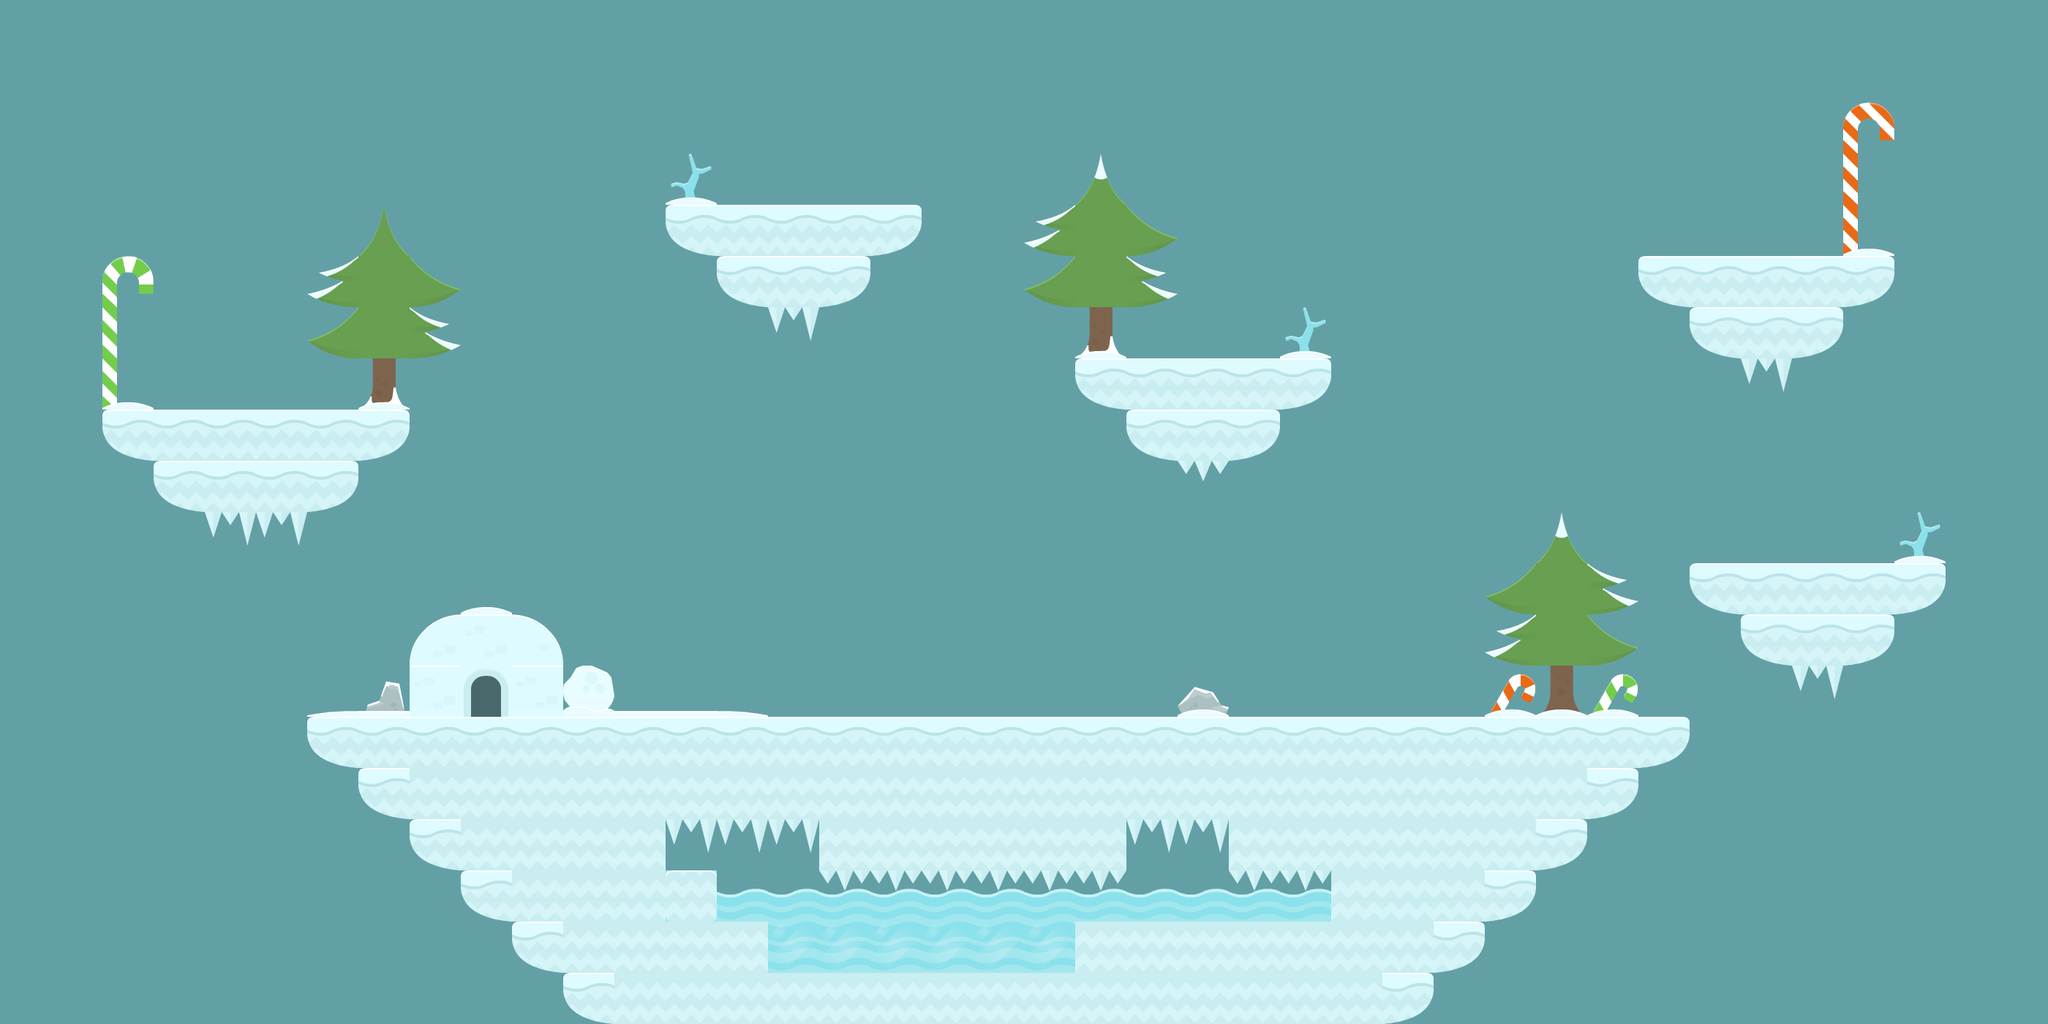

Rendered tile map (Tiled .tmx) drawn with the repository's tilesets; below, a short description and the full map source, tile grids included:
An orthogonal 40x20 tile map with 70x70 px tiles, 4 tile layers (Eau, Obstacles, neige, Terrain).

<map version="1.5" tiledversion="1.7.2" orientation="orthogonal" renderorder="right-down" width="40" height="20" tilewidth="70" tileheight="70" infinite="0" backgroundcolor="#63a0a6" nextlayerid="10" nextobjectid="1">
 <tileset firstgid="1" name="IceSprites" tilewidth="70" tileheight="70" tilecount="100" columns="10">
  <image source="spritesheet.png" width="700" height="700" />
 </tileset>
 <layer id="7" name="Eau" width="40" height="20">
  <data encoding="csv">
0,0,0,0,0,0,0,0,0,0,0,0,0,0,0,0,0,0,0,0,0,0,0,0,0,0,0,0,0,0,0,0,0,0,0,0,0,0,0,0,
0,0,0,0,0,0,0,0,0,0,0,0,0,0,0,0,0,0,0,0,0,0,0,0,0,0,0,0,0,0,0,0,0,0,0,0,0,0,0,0,
0,0,0,0,0,0,0,0,0,0,0,0,0,0,0,0,0,0,0,0,0,0,0,0,0,0,0,0,0,0,0,0,0,0,0,0,0,0,0,0,
0,0,0,0,0,0,0,0,0,0,0,0,0,0,0,0,0,0,0,0,0,0,0,0,0,0,0,0,0,0,0,0,0,0,0,0,0,0,0,0,
0,0,0,0,0,0,0,0,0,0,0,0,0,0,0,0,0,0,0,0,0,0,0,0,0,0,0,0,0,0,0,0,0,0,0,0,0,0,0,0,
0,0,0,0,0,0,0,0,0,0,0,0,0,0,0,0,0,0,0,0,0,0,0,0,0,0,0,0,0,0,0,0,0,0,0,0,0,0,0,0,
0,0,0,0,0,0,0,0,0,0,0,0,0,0,0,0,0,0,0,0,0,0,0,0,0,0,0,0,0,0,0,0,0,0,0,0,0,0,0,0,
0,0,0,0,0,0,0,0,0,0,0,0,0,0,0,0,0,0,0,0,0,0,0,0,0,0,0,0,0,0,0,0,0,0,0,0,0,0,0,0,
0,0,0,0,0,0,0,0,0,0,0,0,0,0,0,0,0,0,0,0,0,0,0,0,0,0,0,0,0,0,0,0,0,0,0,0,0,0,0,0,
0,0,0,0,0,0,0,0,0,0,0,0,0,0,0,0,0,0,0,0,0,0,0,0,0,0,0,0,0,0,0,0,0,0,0,0,0,0,0,0,
0,0,0,0,0,0,0,0,0,0,0,0,0,0,0,0,0,0,0,0,0,0,0,0,0,0,0,0,0,0,0,0,0,0,0,0,0,0,0,0,
0,0,0,0,0,0,0,0,0,0,0,0,0,0,0,0,0,0,0,0,0,0,0,0,0,0,0,0,0,0,0,0,0,0,0,0,0,0,0,0,
0,0,0,0,0,0,0,0,0,0,0,0,0,0,0,0,0,0,0,0,0,0,0,0,0,0,0,0,0,0,0,0,0,0,0,0,0,0,0,0,
0,0,0,0,0,0,0,0,0,0,0,0,0,0,0,0,0,0,0,0,0,0,0,0,0,0,0,0,0,0,0,0,0,0,0,0,0,0,0,0,
0,0,0,0,0,0,0,0,0,0,0,0,0,0,0,0,0,0,0,0,0,0,0,0,0,0,0,0,0,0,0,0,0,0,0,0,0,0,0,0,
0,0,0,0,0,0,0,0,0,0,0,0,0,0,0,0,0,0,0,0,0,0,0,0,0,0,0,0,0,0,0,0,0,0,0,0,0,0,0,0,
0,0,0,0,0,0,0,0,0,0,0,0,0,0,0,0,0,0,0,0,0,0,0,0,0,0,0,0,0,0,0,0,0,0,0,0,0,0,0,0,
0,0,0,0,0,0,0,0,0,0,0,0,0,29,98,98,98,98,98,98,98,98,98,98,98,98,0,0,0,0,0,0,0,0,0,0,0,0,0,0,
0,0,0,0,0,0,0,0,0,0,0,0,0,0,0,29,29,29,29,29,29,0,0,0,0,0,0,0,0,0,0,0,0,0,0,0,0,0,0,0,
0,0,0,0,0,0,0,0,0,0,0,0,0,0,0,0,0,0,0,0,0,0,0,0,0,0,0,0,0,0,0,0,0,0,0,0,0,0,0,0
</data>
 </layer>
 <layer id="1" name="Obstacles" width="40" height="20">
  <data encoding="csv">
0,0,0,0,0,0,0,0,0,0,0,0,0,0,0,0,0,0,0,0,0,0,0,0,0,0,0,0,0,0,0,0,0,0,0,0,0,0,0,0,
0,0,0,0,0,0,0,0,0,0,0,0,0,0,0,0,0,0,0,0,0,0,0,0,0,0,0,0,0,0,0,0,0,0,0,0,0,0,0,0,
0,0,0,0,0,0,0,0,0,0,0,0,0,0,0,0,0,0,0,0,0,0,0,0,0,0,0,0,0,0,0,0,0,0,0,0,20,0,0,0,
0,0,0,0,0,0,0,0,0,0,0,0,0,10,0,0,0,0,0,0,0,64,0,0,0,0,0,0,0,0,0,0,0,0,0,0,50,0,0,0,
0,0,0,0,0,0,0,74,0,0,0,0,0,0,0,0,0,0,0,0,35,65,25,0,0,0,0,0,0,0,0,0,0,0,0,0,50,0,0,0,
0,0,1,0,0,0,35,65,25,0,0,0,0,0,92,41,72,0,0,0,55,65,84,0,0,0,0,0,0,0,0,0,0,0,0,0,0,0,0,0,
0,0,21,0,0,0,55,65,84,0,0,0,0,0,0,95,0,0,0,0,0,14,0,0,0,10,0,0,0,0,0,0,0,92,41,72,0,0,0,0,
0,0,21,0,0,0,0,14,0,0,0,0,0,0,0,0,0,0,0,0,0,0,0,0,0,0,0,0,0,0,0,0,0,0,95,0,0,0,0,0,
0,0,0,0,0,0,0,0,0,0,0,0,0,0,0,0,0,0,0,0,0,0,92,41,72,0,0,0,0,0,0,0,0,0,0,0,0,0,0,0,
0,0,0,92,41,41,72,0,0,0,0,0,0,0,0,0,0,0,0,0,0,0,0,85,0,0,0,0,0,0,0,0,0,0,0,0,0,0,0,0,
0,0,0,0,95,95,0,0,0,0,0,0,0,0,0,0,0,0,0,0,0,0,0,0,0,0,0,0,0,0,64,0,0,0,0,0,0,10,0,0,
0,0,0,0,0,0,0,0,0,0,0,0,0,0,0,0,0,0,0,0,0,0,0,0,0,0,0,0,0,55,65,84,0,0,0,0,0,0,0,0,
0,0,0,0,0,0,0,0,38,48,28,0,0,0,0,0,0,0,0,0,0,0,0,0,0,0,0,0,0,35,65,25,0,0,92,41,72,0,0,0,
0,0,0,0,0,0,0,67,48,58,48,47,0,0,0,0,0,0,0,0,0,0,0,77,0,0,0,0,0,40,24,11,0,0,0,95,0,0,0,0,
0,0,0,0,0,0,0,0,0,0,0,0,0,0,0,66,0,0,0,0,0,0,0,0,0,0,0,0,0,0,0,0,0,0,0,0,0,0,0,0,
0,0,0,0,0,0,0,0,0,0,0,0,0,0,0,0,0,0,0,0,0,0,0,0,0,0,0,0,0,0,0,0,0,0,0,0,0,0,0,0,
0,0,0,0,0,0,0,0,0,0,0,0,0,95,95,95,0,0,0,85,85,0,95,95,0,0,0,0,0,0,0,0,0,0,0,0,0,0,0,0,
0,0,0,0,0,0,0,0,0,0,0,0,0,0,0,0,85,85,85,85,85,85,0,0,85,85,0,0,0,0,0,0,0,0,0,0,0,0,0,0,
0,0,0,0,0,0,0,0,0,0,0,0,0,0,0,0,0,0,0,0,0,0,0,0,0,0,0,0,0,0,0,0,0,0,0,0,0,0,0,0,
0,0,0,0,0,0,0,0,0,0,0,0,0,0,0,0,0,0,0,0,0,0,0,0,0,0,0,0,0,0,0,0,0,0,0,0,0,0,0,0
</data>
 </layer>
 <layer id="9" name="neige" width="40" height="20">
  <data encoding="csv">
0,0,0,0,0,0,0,0,0,0,0,0,0,0,0,0,0,0,0,0,0,0,0,0,0,0,0,0,0,0,0,0,0,0,0,0,0,0,0,0,
0,0,0,0,0,0,0,0,0,0,0,0,0,0,0,0,0,0,0,0,0,0,0,0,0,0,0,0,0,0,0,0,0,0,0,0,0,0,0,0,
0,0,0,0,0,0,0,0,0,0,0,0,0,0,0,0,0,0,0,0,0,0,0,0,0,0,0,0,0,0,0,0,0,0,0,0,0,0,0,0,
0,0,0,0,0,0,0,0,0,0,0,0,0,86,0,0,0,0,0,0,0,0,0,0,0,0,0,0,0,0,0,0,0,0,0,0,0,0,0,0,
0,0,0,0,0,0,0,0,0,0,0,0,0,0,0,0,0,0,0,0,0,0,0,0,0,0,0,0,0,0,0,0,0,0,0,0,86,0,0,0,
0,0,0,0,0,0,0,0,0,0,0,0,0,0,0,0,0,0,0,0,0,0,0,0,0,0,0,0,0,0,0,0,0,0,0,0,0,0,0,0,
0,0,0,0,0,0,0,0,0,0,0,0,0,0,0,0,0,0,0,0,0,0,0,0,0,86,0,0,0,0,0,0,0,0,0,0,0,0,0,0,
0,0,86,0,0,0,0,0,0,0,0,0,0,0,0,0,0,0,0,0,0,0,0,0,0,0,0,0,0,0,0,0,0,0,0,0,0,0,0,0,
0,0,0,0,0,0,0,0,0,0,0,0,0,0,0,0,0,0,0,0,0,0,0,0,0,0,0,0,0,0,0,0,0,0,0,0,0,0,0,0,
0,0,0,0,0,0,0,0,0,0,0,0,0,0,0,0,0,0,0,0,0,0,0,0,0,0,0,0,0,0,0,0,0,0,0,0,0,0,0,0,
0,0,0,0,0,0,0,0,0,0,0,0,0,0,0,0,0,0,0,0,0,0,0,0,0,0,0,0,0,0,0,0,0,0,0,0,0,86,0,0,
0,0,0,0,0,0,0,0,0,86,0,0,0,0,0,0,0,0,0,0,0,0,0,0,0,0,0,0,0,0,0,0,0,0,0,0,0,0,0,0,
0,0,0,0,0,0,0,0,0,0,0,0,0,0,0,0,0,0,0,0,0,0,0,0,0,0,0,0,0,0,0,0,0,0,0,0,0,0,0,0,
0,0,0,0,0,0,76,66,0,0,0,46,66,66,56,0,0,0,0,0,0,0,0,86,0,0,0,0,0,0,0,0,0,0,0,0,0,0,0,0,
0,0,0,0,0,0,0,0,0,0,0,0,0,0,56,0,0,0,0,0,0,0,0,0,0,0,0,0,0,0,0,0,0,0,0,0,0,0,0,0,
0,0,0,0,0,0,0,0,0,0,0,0,0,0,0,0,0,0,0,0,0,0,0,0,0,0,0,0,0,0,0,0,0,0,0,0,0,0,0,0,
0,0,0,0,0,0,0,0,0,0,0,0,0,0,0,0,0,0,0,0,0,0,0,0,0,0,0,0,0,0,0,0,0,0,0,0,0,0,0,0,
0,0,0,0,0,0,0,0,0,0,0,0,0,0,0,0,0,0,0,0,0,0,0,0,0,0,0,0,0,0,0,0,0,0,0,0,0,0,0,0,
0,0,0,0,0,0,0,0,0,0,0,0,0,0,0,0,0,0,0,0,0,0,0,0,0,0,0,0,0,0,0,0,0,0,0,0,0,0,0,0,
0,0,0,0,0,0,0,0,0,0,0,0,0,0,0,0,0,0,0,0,0,0,0,0,0,0,0,0,0,0,0,0,0,0,0,0,0,0,0,0
</data>
 </layer>
 <layer id="6" name="Terrain" width="40" height="20">
  <data encoding="csv">
0,0,0,0,0,0,0,0,0,0,0,0,0,0,0,0,0,0,0,0,0,0,0,0,0,0,0,0,0,0,0,0,0,0,0,0,0,0,0,0,
0,0,0,0,0,0,0,0,0,0,0,0,0,0,0,0,0,0,0,0,0,0,0,0,0,0,0,0,0,0,0,0,0,0,0,0,0,0,0,0,
0,0,0,0,0,0,0,0,0,0,0,0,0,0,0,0,0,0,0,0,0,0,0,0,0,0,0,0,0,0,0,0,0,0,0,0,0,0,0,0,
0,0,0,0,0,0,0,0,0,0,0,0,0,0,0,0,0,0,0,0,0,0,0,0,0,0,0,0,0,0,0,0,0,0,0,0,0,0,0,0,
0,0,0,0,0,0,0,0,0,0,0,0,0,92,41,41,41,72,0,0,0,0,0,0,0,0,0,0,0,0,0,0,0,0,0,0,0,0,0,0,
0,0,0,0,0,0,0,0,0,0,0,0,0,0,0,0,0,0,0,0,0,0,0,0,0,0,0,0,0,0,0,0,92,41,41,41,72,0,0,0,
0,0,0,0,0,0,0,0,0,0,0,0,0,0,0,0,0,0,0,0,0,0,0,0,0,0,0,0,0,0,0,0,0,0,0,0,0,0,0,0,
0,0,0,0,0,0,0,0,0,0,0,0,0,0,0,0,0,0,0,0,0,92,41,41,41,72,0,0,0,0,0,0,0,0,0,0,0,0,0,0,
0,0,92,41,41,41,41,72,0,0,0,0,0,0,0,0,0,0,0,0,0,0,0,0,0,0,0,0,0,0,0,0,0,0,0,0,0,0,0,0,
0,0,0,0,0,0,0,0,0,0,0,0,0,0,0,0,0,0,0,0,0,0,0,0,0,0,0,0,0,0,0,0,0,0,0,0,0,0,0,0,
0,0,0,0,0,0,0,0,0,0,0,0,0,0,0,0,0,0,0,0,0,0,0,0,0,0,0,0,0,0,0,0,0,0,0,0,0,0,0,0,
0,0,0,0,0,0,0,0,0,0,0,0,0,0,0,0,0,0,0,0,0,0,0,0,0,0,0,0,0,0,0,0,0,92,41,41,41,72,0,0,
0,0,0,0,0,0,0,0,0,0,0,0,0,0,0,0,0,0,0,0,0,0,0,0,0,0,0,0,0,0,0,0,0,0,0,0,0,0,0,0,
0,0,0,0,0,0,0,0,0,0,0,0,0,0,0,0,0,0,0,0,0,0,0,0,0,0,0,0,0,0,0,0,0,0,0,0,0,0,0,0,
0,0,0,0,0,0,92,41,41,41,41,41,41,41,41,41,41,41,41,41,41,41,41,41,41,41,41,41,41,41,41,41,72,0,0,0,0,0,0,0,
0,0,0,0,0,0,0,92,13,13,13,13,13,13,13,13,13,13,13,13,13,13,13,13,13,13,13,13,13,13,13,72,0,0,0,0,0,0,0,0,
0,0,0,0,0,0,0,0,92,13,13,13,13,0,0,0,13,13,13,13,13,13,0,0,13,13,13,13,13,13,72,0,0,0,0,0,0,0,0,0,
0,0,0,0,0,0,0,0,0,92,13,13,13,3,0,0,0,0,0,0,0,0,0,0,0,0,13,13,13,72,0,0,0,0,0,0,0,0,0,0,
0,0,0,0,0,0,0,0,0,0,92,13,13,13,13,0,0,0,0,0,0,13,13,13,13,13,13,13,72,0,0,0,0,0,0,0,0,0,0,0,
0,0,0,0,0,0,0,0,0,0,0,92,13,13,13,13,13,13,13,13,13,13,13,13,13,13,13,72,0,0,0,0,0,0,0,0,0,0,0,0
</data>
 </layer>
</map>
